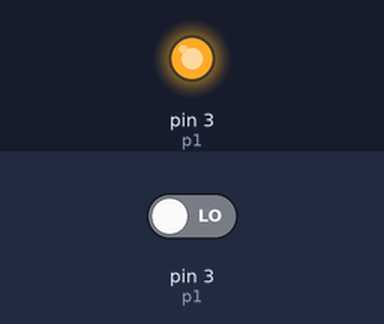
The sketch below on a simulated Arduino Uno, built with avr-gcc and run on an emulated ATmega328P. Parts: output pins drawn as LEDs (lit = HIGH). The inputs (shaded band) are chosen by the test bench; at power-on: pin 3 (p1) LOW. What the sketch prints to the serial monitor is not drawn.

Above: at 1.29 s.
1.3 s: pin 3 (p1) driven HIGH
2.8 s: pin 3 (p1) driven LOW
Timing chart, 0 to 5.8 s (numbered marks = the images above; inputs shaded):
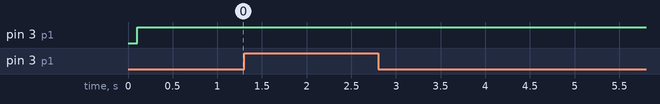

The sketch:

DLCT-1.ino
```cpp
#define p1 3
#define p2 4
#define p3 5
#define p4 6

void charge(void);
float offset(void);
float ref(void);
float sense(void);

void setup() {
  Serial.begin(9600);
}

void loop() {

  charge();
  float off = offset();

  charge();
  float reference = ref();

  charge();
  float snse = sense();
 float y=(snse-off)/(reference-off);

  // Serial.print("Offset: ");
  // Serial.print(off);
  // Serial.print(" us, Ref: ");
  // Serial.print(reference);
  // Serial.print(" us, Sense: ");
  // Serial.print(snse);

  // Serial.print(" us ");
    Serial.println(y);

delay(100);
}

void charge() {
  pinMode(p1, OUTPUT);
  digitalWrite(p1, HIGH);
  delay(1);
  pinMode(p1, INPUT);
}

float offset() {
  pinMode(p2, OUTPUT);
  digitalWrite(p2, LOW);
  pinMode(p1, INPUT);

  unsigned long t = micros();
  while (digitalRead(p1) == HIGH);
  unsigned long t1 = micros();

  pinMode(p2, INPUT);
  return (float)(t1 - t);
}

float ref() {
  pinMode(p4, OUTPUT);
  digitalWrite(p4, LOW);

  unsigned long t = micros();
  while (digitalRead(p1) == HIGH);
    unsigned long t1 = micros();

  pinMode(p4, INPUT);
  return (float)(t1 - t);
}

float sense() {
  pinMode(p3, OUTPUT);
  pinMode(p4, OUTPUT);
  digitalWrite(p3, LOW);
  digitalWrite(p4, LOW);
  unsigned long t = micros();
  while (digitalRead(p1) == HIGH);
  unsigned long t1 = micros();

  pinMode(p3, INPUT);
  pinMode(p4, INPUT);
  return (float)(t1 - t);
}
```
